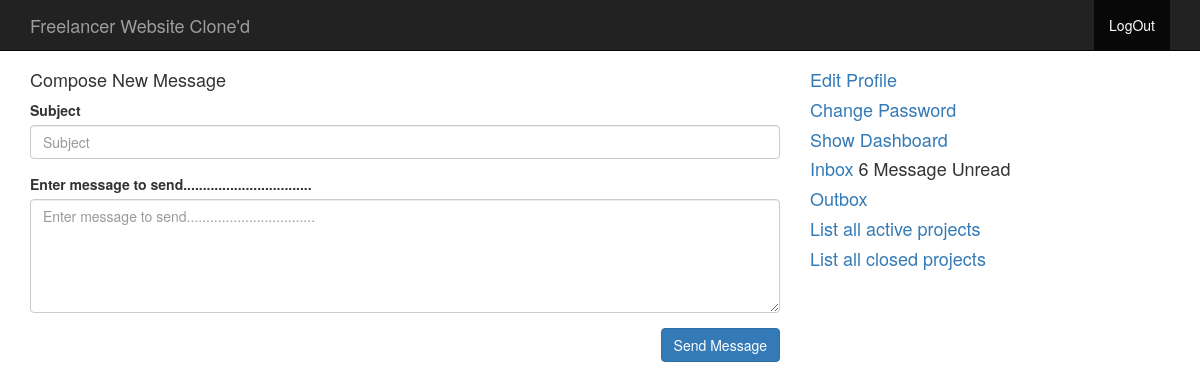
/dashboard/compose.php (signed in), run on the app's committed database.
### tables this page shows
CREATE TABLE IF NOT EXISTS `website_config` (
  `id` int(11) NOT NULL AUTO_INCREMENT,
  `config` varchar(200) NOT NULL,
  `value` text NOT NULL,
  PRIMARY KEY (`id`),
  UNIQUE KEY `config` (`config`)
);

### classes/dashboard-loader.php (called while the page is built, shortened)
<?php
include __DIR__ . '/../config.php';
include_once 'WebsiteConfig.class.php';
$websiteConfig = new WebsiteConfig();
?>

### classes/WebsiteConfig.class.php (called while the page is built)
<?php
class WebsiteConfig{
	public function getConfigValue($value){
		$get_value = $this->DbQuery($value);
		foreach ($get_value as $key) {
			$result = $key['value'];
		}
		return $result;
	}
	private function DbQuery($find){
		global $dblink;
		$query = "SELECT * FROM website_config WHERE config = '$find'";
		$value = $dblink->query($query);
		return $value;
	}
}
?>

### dashboard/compose.php (the view, shortened to what this page needs)
<?php
include 'header.php';
?>
<div class="container">
	<div class="row">
		<div class="col-md-8">
			<?php
			if (!isset($_POST['subject']) || !isset($_POST['message'])){
				?>
					<h4>Compose New Message</h4>
		<form method="POST">
	<div class="form-group">
		<label for="c1"><?php echo $websiteConfig->getConfigValue('compose_subject') ?></label>
		<input id="c1" type="text" class="form-control" placeholder="<?php echo $websiteConfig->getConfigValue('compose_subject') ?>" name="subject">
	</div>
	<div class="form-group">
		<label for="c2"><?php echo $websiteConfig->getConfigValue('compose_message') ?></label>
		<textarea id="c2" class="form-control" rows="5" name="message" placeholder="<?php echo $websiteConfig->getConfigValue('compose_message') ?>"></textarea>
	</div>
	<button type="submit" class="btn btn-primary pull-right"><?php echo $websiteConfig->getConfigValue('compose_button') ?></button>
				<?php
			}
			?>
</form>
		</div>
		<?php include 'sidebar.php'; ?>
	</div>
</div>
<?php
include 'footer.php';
?>

### css/style.css (style rules this page uses)
body { padding-top: 60px; }

### data on the page
website_config: value "Subject"
website_config: value "Enter message to send................................."
website_config: value "Send Message"

### other printed values
$websiteConfig->getConfigValue('title') "Freelancer Website Clone'd"
$message_class->countUnreadmessage($userid) "6"
